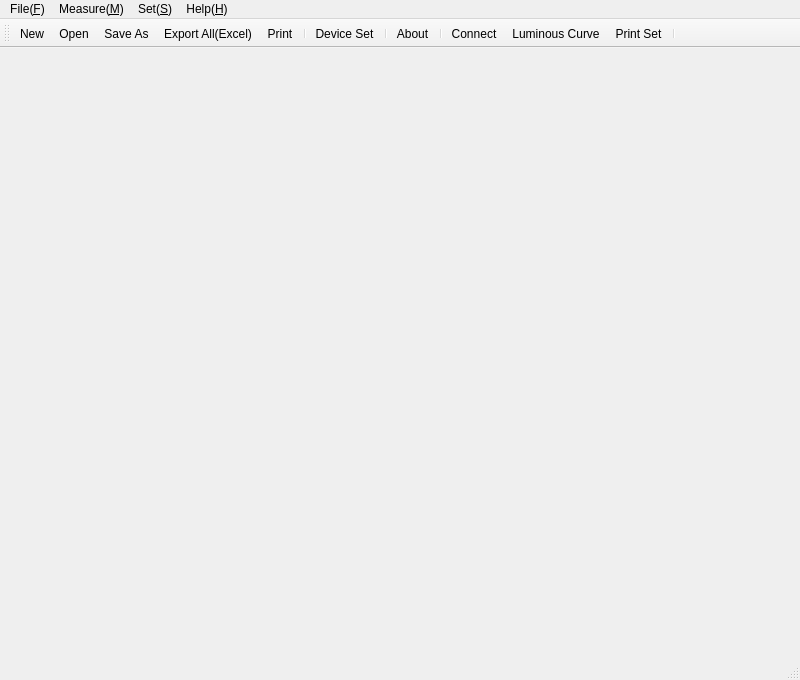
<?xml version="1.0" encoding="UTF-8"?>
<ui version="4.0">
 <class>MainWindow</class>
 <widget class="QMainWindow" name="MainWindow">
  <property name="geometry">
   <rect>
    <x>0</x>
    <y>0</y>
    <width>800</width>
    <height>680</height>
   </rect>
  </property>
  <property name="windowTitle">
   <string>MainWindow</string>
  </property>
  <widget class="QWidget" name="centralWidget"/>
  <widget class="QToolBar" name="mainToolBar">
   <attribute name="toolBarArea">
    <enum>TopToolBarArea</enum>
   </attribute>
   <attribute name="toolBarBreak">
    <bool>false</bool>
   </attribute>
   <addaction name="actionNew"/>
   <addaction name="actionOpen"/>
   <addaction name="actionSave_As"/>
   <addaction name="actionExport_All"/>
   <addaction name="actionPrint"/>
   <addaction name="separator"/>
   <addaction name="actionDevice_Set"/>
   <addaction name="separator"/>
   <addaction name="actionAbout"/>
   <addaction name="separator"/>
   <addaction name="actionConnect"/>
   <addaction name="actionLuminous"/>
   <addaction name="actionPrint_Set"/>
   <addaction name="separator"/>
  </widget>
  <widget class="QStatusBar" name="statusBar"/>
  <widget class="QMenuBar" name="menuBar">
   <property name="geometry">
    <rect>
     <x>0</x>
     <y>0</y>
     <width>800</width>
     <height>23</height>
    </rect>
   </property>
   <widget class="QMenu" name="menuFile_F">
    <property name="title">
     <string>File(&amp;F)</string>
    </property>
    <addaction name="actionNew"/>
    <addaction name="actionOpen"/>
    <addaction name="actionSave_As"/>
    <addaction name="actionExport_All"/>
    <addaction name="actionExport_Spectrum_Excel"/>
    <addaction name="separator"/>
    <addaction name="actionPrint"/>
    <addaction name="separator"/>
    <addaction name="actionExit"/>
   </widget>
   <widget class="QMenu" name="menuMeasure_M">
    <property name="title">
     <string>Measure(&amp;M)</string>
    </property>
    <addaction name="actionConnect"/>
    <addaction name="actionLuminous"/>
   </widget>
   <widget class="QMenu" name="menuSet_S">
    <property name="title">
     <string>Set(&amp;S)</string>
    </property>
    <addaction name="actionPrint_Set"/>
    <addaction name="actionDevice_Set"/>
   </widget>
   <widget class="QMenu" name="menuHelp_H">
    <property name="title">
     <string>Help(&amp;H)</string>
    </property>
    <addaction name="actionAbout"/>
   </widget>
   <addaction name="menuFile_F"/>
   <addaction name="menuMeasure_M"/>
   <addaction name="menuSet_S"/>
   <addaction name="menuHelp_H"/>
  </widget>
  <action name="actionNew">
   <property name="icon">
    <iconset resource="application.qrc">
     <normaloff>:/images/24px.png</normaloff>:/images/24px.png</iconset>
   </property>
   <property name="text">
    <string>New</string>
   </property>
   <property name="shortcut">
    <string>Alt+N</string>
   </property>
  </action>
  <action name="actionOpen">
   <property name="icon">
    <iconset resource="application.qrc">
     <normaloff>:/images/open482.png</normaloff>:/images/open482.png</iconset>
   </property>
   <property name="text">
    <string>Open</string>
   </property>
   <property name="shortcut">
    <string>Alt+O</string>
   </property>
  </action>
  <action name="actionSave_As">
   <property name="icon">
    <iconset resource="application.qrc">
     <normaloff>:/images/save24px.png</normaloff>:/images/save24px.png</iconset>
   </property>
   <property name="text">
    <string>Save As...</string>
   </property>
   <property name="shortcut">
    <string>Alt+S</string>
   </property>
  </action>
  <action name="actionExport_All">
   <property name="icon">
    <iconset resource="application.qrc">
     <normaloff>:/images/excel48.png</normaloff>:/images/excel48.png</iconset>
   </property>
   <property name="text">
    <string>Export All(Excel)</string>
   </property>
   <property name="shortcut">
    <string>Alt+E</string>
   </property>
  </action>
  <action name="actionExport_Spectrum_Excel">
   <property name="text">
    <string>Export Spectrum(Excel)</string>
   </property>
  </action>
  <action name="actionPrint">
   <property name="icon">
    <iconset resource="application.qrc">
     <normaloff>:/images/print48px.png</normaloff>:/images/print48px.png</iconset>
   </property>
   <property name="text">
    <string>Print</string>
   </property>
   <property name="shortcut">
    <string>Alt+P</string>
   </property>
  </action>
  <action name="actionExit">
   <property name="text">
    <string>Exit</string>
   </property>
  </action>
  <action name="actionConnect">
   <property name="icon">
    <iconset resource="application.qrc">
     <normaloff>:/images/start48.png</normaloff>:/images/start48.png</iconset>
   </property>
   <property name="text">
    <string>Connect</string>
   </property>
   <property name="shortcut">
    <string>Alt+C</string>
   </property>
  </action>
  <action name="actionLuminous">
   <property name="icon">
    <iconset resource="application.qrc">
     <normaloff>:/images/stop64.png</normaloff>:/images/stop64.png</iconset>
   </property>
   <property name="text">
    <string>Luminous Curve</string>
   </property>
   <property name="shortcut">
    <string>Alt+L</string>
   </property>
  </action>
  <action name="actionPrint_Set">
   <property name="icon">
    <iconset resource="application.qrc">
     <normaloff>:/images/connect_creating.png</normaloff>:/images/connect_creating.png</iconset>
   </property>
   <property name="text">
    <string>Print Set</string>
   </property>
  </action>
  <action name="actionDevice_Set">
   <property name="icon">
    <iconset resource="application.qrc">
     <normaloff>:/images/setting48.png</normaloff>:/images/setting48.png</iconset>
   </property>
   <property name="text">
    <string>Device Set</string>
   </property>
   <property name="shortcut">
    <string>Alt+D</string>
   </property>
  </action>
  <action name="actionAbout">
   <property name="icon">
    <iconset resource="application.qrc">
     <normaloff>:/images/about48px.png</normaloff>:/images/about48px.png</iconset>
   </property>
   <property name="text">
    <string>About</string>
   </property>
   <property name="shortcut">
    <string>Alt+A</string>
   </property>
  </action>
 </widget>
 <layoutdefault spacing="6" margin="11"/>
 <resources>
  <include location="application.qrc"/>
 </resources>
 <connections/>
</ui>
